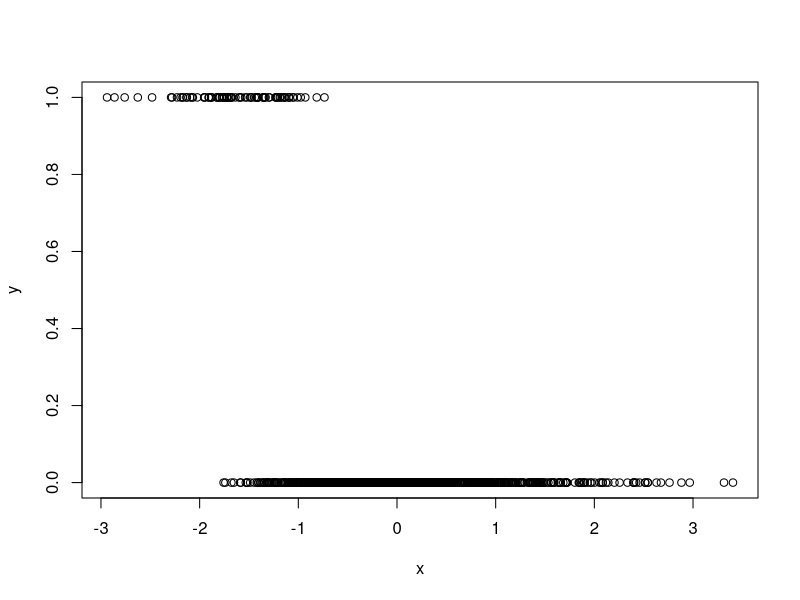
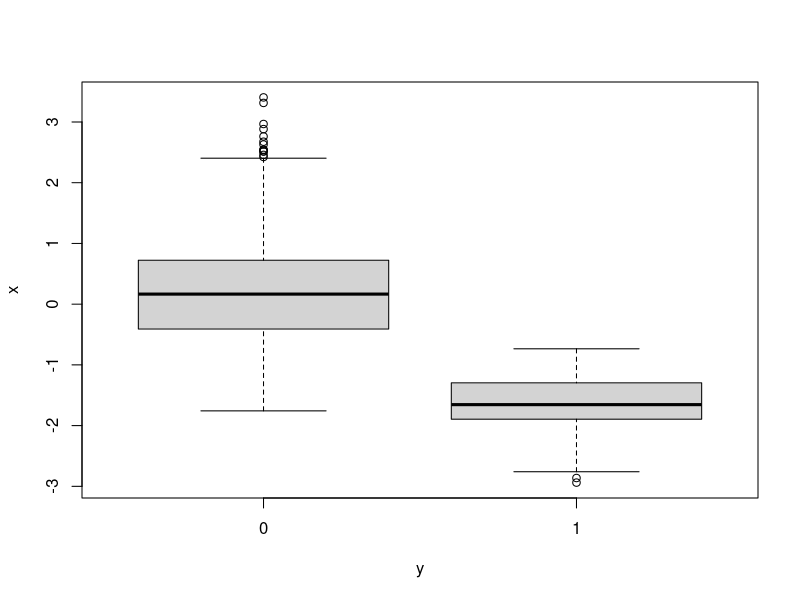

Recreate these plots in R, in order. (Note: this script raises an error after producing the figures.)
## ---- chunk 1
options(scipen=999)
set.seed(1234)
LR2 <- read.table(file="./LR2.csv", header = TRUE, sep = ",")
names(LR2)
attach(LR2)
plot(x,y)
boxplot(x~y)
## ---- chunk 2
# objective function
probit_mle_b <- function(x,y) {
  
  # probit link
  # 
  probit <- function(b,x,y) {
    n <- length(y)
    ll <- 0
    for(i in 1:n) {
      z <- b[1]+b[2]*x[i]
      z <- qnorm(z, mean=0, sd=1, log.p = FALSE)
      ll <- ll + log(z)*(y[i]==1) + log(1-z)*(y[i]==0)
      # print(ll)
    }
    # print(ll)
    return(-ll)
  }
  
  # mle
  # 
  obj = optim(c(0,0), probit, x=x, y=y)
  
  coef1 <- obj$par[1]
  coef2 <- obj$par[2]
  
  ## Bootstrap
  ## 
  
  B <- 100
  
  b_boot = matrix(rep(0,2*B),B,2)
  n <- length(y)
  for (i in 1:B){
    # indices for the i-th bootstrap subsample
    ind_ = sample(n,n,replace=TRUE)
    # input vector in the subsample
    xb = x[ind_]
    # output vector in the subsample
    yb = y[ind_]
    
    # compute the maximum likelihood estimates
    obj = optim(c(0,0), probit, x=xb, y=yb)
    
    b_boot[i,1] = obj$par[1]
    b_boot[i,2] = obj$par[2]
  }
  
  
  return(
    list(
      coefficients = c(coef1,coef2),
      standard_errors = c(sd(b_boot[,1]),sd(b_boot[,2])),
      predict = ifelse(pnorm(coef1+coef2*x,0,1)>1/2,1,0)
      )
    )
}

# Apply the probit estimator to LR2
est <- probit_mle_b(LR2$x,LR2$y)
est$coefficients

## ---- chunk 3
glm.est <- glm(y~x,family=binomial(link = "probit"))
# summary(glm.est)
plot(x,y, pch=20, col=scales::alpha("black",alpha = 0.3))
abline(h = 1, lty=2)
abline(h = 0, lty=2)
x0 <- seq(min(x),max(x),length.out = length(x))
y0 <- sort(predict(glm.est,list(x),type="response"))
lines(x0,y0,lwd=1.5,col="dodgerblue")
